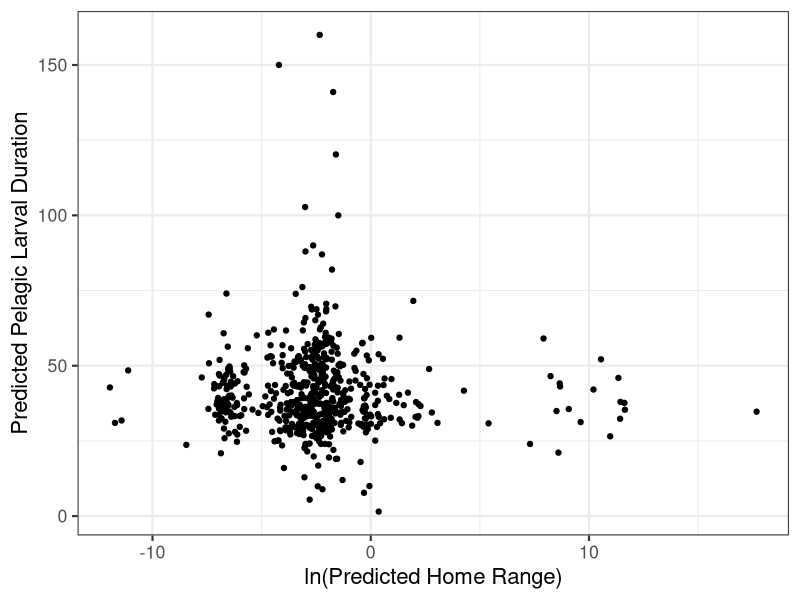

The R script that drew this image: (Note: this script raises an error after producing the figure.)
## ---- chunk 1
knitr::opts_chunk$set(echo = TRUE, message = FALSE, warning = FALSE)

library(tidyverse)
library(patchwork)
library(cowplot)
library(ggpubr)
library(ggrepel)
## ---- chunk 2
fishbase_data <- read_csv(here::here("01_data", "02_processed_data", "fishbase_data.csv"))

filled_data <- read_csv(here::here("01_data", "02_processed_data", "filled_data.csv"))

filled_data2 <- read_csv(here::here("01_data", "02_processed_data", "filled_data2.csv")) %>%
  mutate_if(is.character, as.factor)
## ---- chunk 3
# homerange vs PLD
fishbase_data_gmm <- filled_data2 %>%
  mutate(class2 = as.factor(class2))

hr_hist <- ggplot(fishbase_data_gmm, aes(log(home_range))) +
  geom_histogram() +
  theme_bw(base_size = 16) +
  labs(
    y = "Count",
    x = "ln(Predicted Home Range)"
  )

pld_hist <- ggplot(fishbase_data_gmm, aes(pld)) +
  geom_histogram() +
  theme_bw(base_size = 16) +
  labs(
    y = "Count",
    x = "Predicted Pelagic Larval Duration"
  )

dist_plot <- hr_hist / pld_hist

p1 <- ggplot(fishbase_data_gmm, aes(log(home_range), pld)) +
  geom_jitter() +
  theme_bw(base_size = 16) +
  labs(
    y = "Predicted Pelagic Larval Duration",
    x = "ln(Predicted Home Range)"
  )

p1



# gmm plot


# example_fish <- filled_data2 %>%
#   select(species, fb_name, class2, class3, magnitude_homerange, month_pld) %>%
#   filter(fb_name %in% c(
#     "Hogfish", "Yellow snapper", "Blackfin tuna", "Humphead wrasse", "Pacific red snapper",
#     "Giant seabass", "Lemon sole", "Chum salmon", "Pacific ocean perch", "Atlantic herring",
#     "Atlantic cod", "Haddock", "Atlantic salmon", "California sheephead", "Black seabream",
#     "Blue marlin", "Yellowfin tuna", "Swordfish"
#     # "Blackhead seabream", "Pink salmon", "Coho salmon", "Ghost shark", "Pollack", "Polar cod", "Sockeye salmon", "Chinook salmon"
#   ))


gmm_new_fig <- ggplot(fishbase_data_gmm, aes(magnitude_homerange, month_pld)) +
  theme_bw(base_size = 16) +
  labs(
    x = "Predicted Home Range Magnitude",
    y = "Predicted Pelgaic Larval Duration Month",
    color = "Class (Homerange/PLD)"
  ) +
  ylim(-0.1,6) +
  theme(legend.position = "bottom") +
  scale_color_viridis_d() +
  geom_label_repel(
    data = subset(fishbase_data_gmm, fb_name %in% c("Hogfish", "Yellow snapper", "Blackfin tuna")),
    aes(x = magnitude_homerange, y = month_pld, label = fb_name, color = class2),
    vjust = "outward", hjust = "outward",
    min.segment.length = 0.5,
    nudge_y = -1,
    show.legend = FALSE
  ) +
  geom_label_repel(
    data = subset(fishbase_data_gmm, fb_name %in% c("Chocolate hind", "Lingcod", "Nassau grouper")),
    aes(x = magnitude_homerange, y = month_pld, label = fb_name, color = class2),
    hjust = "inward",
    min.segment.length = 0.5,
    box.padding = 0.3,
    nudge_x = -2,
    show.legend = FALSE
  ) +
  geom_label_repel(
    data = subset(fishbase_data_gmm, fb_name %in% c("Lemon sole", "North Pacific hake", "Yellowstripe goatfish")),
    aes(x = magnitude_homerange, y = month_pld, label = fb_name, color = class2),
    vjust = "outward", hjust = "outward",
    min.segment.length = 0.5,
    nudge_x = -1, nudge_y = 0.8,
    show.legend = FALSE
  ) +
  geom_label_repel(
    data = subset(fishbase_data_gmm, fb_name %in% c("Atlantic herring", "Atlantic cod", "Summer flounder")),
    aes(x = magnitude_homerange, y = month_pld, label = fb_name, color = class2),
    vjust = "outward", hjust = "outward",
    min.segment.length = 0.5,
    nudge_y = 0,
    show.legend = FALSE
  ) +
  geom_label_repel(
    data = subset(fishbase_data_gmm, fb_name %in% c("Great barracuda", "Giant trevally", "Black seabream")),
    aes(x = magnitude_homerange, y = month_pld, label = fb_name, color = class2),
    vjust = "outward", hjust = "outward",
    min.segment.length = 0.5,
    nudge_y = 1, nudge_x = 1.5,
    show.legend = FALSE
  ) +
  geom_label_repel(
    data = subset(fishbase_data_gmm, fb_name %in% c("Common snook", "Yellowfin tuna", "Swordfish")),
    aes(x = magnitude_homerange, y = month_pld, label = fb_name, color = clas2),
    color = "goldenrod1",
    vjust = "outward", hjust = "outward",
    min.segment.length = 30,
    nudge_y = -0.5,
    show.legend = FALSE
  ) +
  geom_jitter(aes(color = class2))

gmm_new_fig
# ggsave(gmm_new_fig, file = paste0("gmm_fig.png"), path = here::here("04_figs"), height = 8, width = 15)


# panel
gmm_panel <- (dist_plot | p1) / gmm_new_fig +
  plot_annotation(tag_levels = "A")

gmm_panel
#ggsave(gmm_panel, file = paste0("gmm_panel.pdf"), path = here::here("04_figs", "final_figs"), height = 10, width = 15)

## ---- chunk 4
missing <- miss_var_summary(fishbase_data)
missing2 <- miss_var_summary(filled_data)
missing3 <- miss_var_summary(filled_data2)

missing_fishbase_data <- fishbase_data %>% 
  dplyr::select(
    oxygen_cons, temp_range, dev_place, temp_min, temp_max,
    longevity_wild, temp_preferred, iucn_category, food_i,
  ) %>%
  rename(
    "Oxygen Consumption Rate" = oxygen_cons,
    "Temperature Range" = temp_range,
    "Place of Development" = dev_place,
    "Maximum Recorded Lifespan" = longevity_wild,
    "Optimal Temperature" = temp_preferred,
    "IUCN Category" = iucn_category,
    "Diet Items" = food_i,
    "Minimum Temperature" = temp_min,
    "Maximum Temperature" = temp_max,
  )

m1 <- gg_miss_var(missing_fishbase_data) +
  theme_bw(base_size = 16) +
  labs(y = "Missing Data Before Fills", x = "") +
  theme(axis.title.x = element_text(vjust = -1))
m1

missing_filled_data <- filled_data %>% 
  dplyr::select(
    oxygen_cons, temp_range, temp_min, temp_max,
    longevity_wild, temp_preferred, iucn_category, food_i,
  ) %>%
  rename(
    "Oxygen Consumption Rate" = oxygen_cons,
    "Temperature Range" = temp_range,
    "Maximum Recorded Lifespan" = longevity_wild,
    "Optimal Temperature" = temp_preferred,
    "IUCN Category" = iucn_category,
    "Diet Items" = food_i,
    "Minimum Temperature" = temp_min,
    "Maximum Temperature" = temp_max,
  )

m2 <- gg_miss_var(missing_filled_data) + # figure showing the missing data
  theme_bw(base_size = 16) +
  labs(y = "Missing Data After Genus-Level Fill", x = "Variable") +
  theme(axis.title.x = element_text(vjust = -1))
m2

missing_data <- filled_data2 %>%
  dplyr::select(
    oxygen_cons, temp_range, dev_place,
    longevity_wild, temp_preferred, iucn_category
  ) %>%
  rename(
    "Oxygen Consumption Rate" = oxygen_cons,
    "Temperature Range" = temp_range,
    "Place of Development" = dev_place,
    "Maximum Recorded Lifespan" = longevity_wild,
    "Optimal Temperature" = temp_preferred,
    "IUCN Category" = iucn_category
  )

m3 <- gg_miss_var(missing_data) +
  theme_bw(base_size = 16) +
  labs(y = "Missing Data After Family-Level Fill", x = "") +
  theme(axis.title.x = element_text(vjust = -1))
m3

missing_fig <- (m1 / m2 / m3) +
  plot_annotation(tag_levels = "A") &
  theme_bw(base_size = 16)
missing_fig

#ggsave(missing_fig, file = paste0("missing_data.pdf"), path = here::here("04_figs", "final_figs"), height = 12, width = 8)

## ---- chunk 5
# continuous

plot_data <- filled_data2 %>%
  mutate(
    class2 = as.factor(class2),
    class3 = as.factor(class3),
    order = as.factor(order)
  )

response <- "class2"
expl_cont <- c(
  "temp_preferred", "fecundity_mean",
  "longevity_wild", "sp_richness", "length", "kfin",
  "r_fin", "diet_troph3", "oxygen_cons", "temp_range"
)

box_data <- function(x, y) {
  ggplot(plot_data, aes(x = .data[[y]], y = .data[[x]])) +
    geom_boxplot(aes(color = .data[[y]])) +
    theme_bw() +
    coord_flip() +
    labs(
      x = "Movement Class",
      color = "Class (Homerange/PLD)"
    ) +
    scale_color_viridis_d()
}

# plots_cont <- map(expl_cont, ~ box_data(.x, "class2"))
# plots_cont
## ---- chunk 6

# significant panel
temp_plot <- box_data(x = "temp_preferred", y = "class2") +
  labs(y = "Optimal Temperature", x = "") +
  scale_x_discrete(position = "top") +
  theme(axis.text.y = element_blank())
length_plot <- box_data(x = "length", y = "class2") +
  labs(y = "Length", x = "Movement Class") +
  scale_x_discrete(position = "top")
long_plot <- box_data(x = "longevity_wild", y = "class2") +
  labs(y = "Longevity", x = "Movement Class") +
  scale_x_discrete(position = "top")
diet_plot <- box_data(x = "diet_troph3", y = "class2") + 
  labs(y = "Trophic Level", x = "") +
  scale_x_discrete(position = "top") +
  theme(axis.text.y = element_blank())


kfin_plot <- box_data(x = "kfin", y = "class2") + 
  labs(y = "Carrying Capacity", x = "Movement Class") +
  scale_x_discrete(position = "top") +
  theme(axis.title.x = element_text(vjust = 0))
r_fin_plot <- box_data(x = "r_fin", y = "class2") + stat_kruskal_test(label.y = 1, label.x = 6, position = "jitter") +
  labs(y = "Growth Rate", x = "Movement Class")
oxygen_plot <- box_data(x = "oxygen_cons", y = "class2") + stat_kruskal_test(label.y = 2000, label.x = 6, position = "jitter") +
  labs(y = "Oxygen Consumption", x = "Movement Class")
temp_range_plot <- box_data(x = "temp_range", y = "class2") + stat_kruskal_test(label.y = 20, label.x = 3.5, position = "jitter") +
  labs(y = "Temperature Range", x = "Movement Class") + theme(axis.title.y = element_blank(), axis.text.y = element_blank())
fecund_plot <- box_data(x = "fecundity_mean", y = "class2") + stat_kruskal_test(label.y = 1000000, label.x = 5.5, position = "jitter") +
  labs(y = "Mean Fecundity", x = "Movement Class")
sp_rich_plot <- box_data(x = "sp_richness", y = "class2") + stat_kruskal_test(label.y = 1100, position = "jitter") +
  labs(y = "Species Richness", x = "Movement Class") + theme(axis.title.y = element_blank(), axis.text.y = element_blank())


numeric_panel <- ((temp_plot | length_plot) /
  (long_plot | diet_plot) /
  (r_fin_plot | kfin_plot) /
  (fecund_plot | sp_rich_plot) /
  (oxygen_plot | temp_range_plot)) +
  plot_layout(guides = "collect") + plot_annotation(tag_levels = "A")

numeric_panel
# ggsave(numeric_panel, file = paste0("numeric_panel.png"), path = here::here("04_figs", "individual_plots", "numeric"), height = 21, width = 14)

individual_panel <- ((temp_plot | length_plot) / (diet_plot | long_plot)) +
  plot_layout(guides = "collect") +
  plot_annotation(tag_levels = "A") +
  theme_bw(base_size = 16) &
  theme(legend.position = "none")

individual_panel

#ggsave(individual_panel, file = paste0("individual_panel.pdf"), path = here::here("04_figs", "final_figs"), height = 8, width = 13)

## ---- chunk 7
ggsave(temp_plot, file = paste0("temp_plot.png"), path = here::here("04_figs", "individual_plots", "numeric"), height = 10, width = 10)
ggsave(fecund_plot, file = paste0("fecund_plot.png"), path = here::here("04_figs", "individual_plots", "numeric"), height = 10, width = 10)
ggsave(long_plot, file = paste0("long_plot.png"), path = here::here("04_figs", "individual_plots", "numeric"), height = 10, width = 10)
ggsave(sp_rich_plot, file = paste0("sp_rich_plot.png"), path = here::here("04_figs", "individual_plots", "numeric"), height = 10, width = 10)
ggsave(length_plot, file = paste0("length_plot.png"), path = here::here("04_figs", "individual_plots", "numeric"), height = 10, width = 10)
ggsave(kfin_plot, file = paste0("kfin_plot.png"), path = here::here("04_figs", "individual_plots", "numeric"), height = 10, width = 10)
ggsave(r_fin_plot, file = paste0("r_fin_plot.png"), path = here::here("04_figs", "individual_plots", "numeric"), height = 10, width = 10)
ggsave(diet_plot, file = paste0("diet_plot.png"), path = here::here("04_figs", "individual_plots", "numeric"), height = 10, width = 10)
ggsave(oxygen_plot, file = paste0("oxygen_plot.png"), path = here::here("04_figs", "individual_plots", "numeric"), height = 10, width = 10)
ggsave(temp_range_plot, file = paste0("temp_range_plot.png"), path = here::here("04_figs", "individual_plots", "numeric"), height = 10, width = 10)
## ---- chunk 8
# categorical

expl_cat <- c(
  "climate", "body_shape_i", "dev_place", "movement_keyword",
  "demers_pelag", "iucn_category",
  "circadian", "food_mode", "ocean", "basin"
)

scatter_data <- function(x, y) {
  ggplot(plot_data, aes(x = .data[[x]], y = .data[[y]])) +
    geom_jitter(aes(color = .data[[y]])) +
    theme_bw() +
    labs(
      y = "Movement Class",
      color = "Class (homerange/PLD)"
    ) +
    scale_color_viridis_d() +
    theme(axis.text.x = element_text(angle = 40, hjust = 1))
}

# plots_cat <- map(expl_cat, ~ scatter_data(.x, "class2"))
# plots_cat
## ---- chunk 9
body_plot <- scatter_data(x = "body_shape_i", y = "class2")
dev_plot <- scatter_data(x = "dev_place", y = "class2")
movement_plot <- scatter_data(x = "movement_keyword", y = "class2")
demers_plot <- scatter_data(x = "demers_pelag", y = "class2")
iucn_plot <- scatter_data(x = "iucn_category", y = "class2")
food_plot <- scatter_data(x = "food_mode", y = "class2")


ggsave(climate_plot, file = paste0("climate_plot.png"), path = here::here("04_figs", "individual_plots", "categorical"), height = 10, width = 10)
ggsave(body_plot, file = paste0("body_plot.png"), path = here::here("04_figs", "individual_plots", "categorical"), height = 10, width = 10)
ggsave(dev_plot, file = paste0("dev_plot.png"), path = here::here("04_figs", "individual_plots", "categorical"), height = 10, width = 10)
ggsave(movement_plot, file = paste0("movement_plot.png"), path = here::here("04_figs", "individual_plots", "categorical"), height = 10, width = 10)
ggsave(demers_plot, file = paste0("demers_plot.png"), path = here::here("04_figs", "individual_plots", "categorical"), height = 10, width = 10)
ggsave(iucn_plot, file = paste0("iucn_plot.png"), path = here::here("04_figs", "individual_plots", "categorical"), height = 10, width = 10)
ggsave(food_plot, file = paste0("food_plot.png"), path = here::here("04_figs", "individual_plots", "categorical"), height = 10, width = 10)
